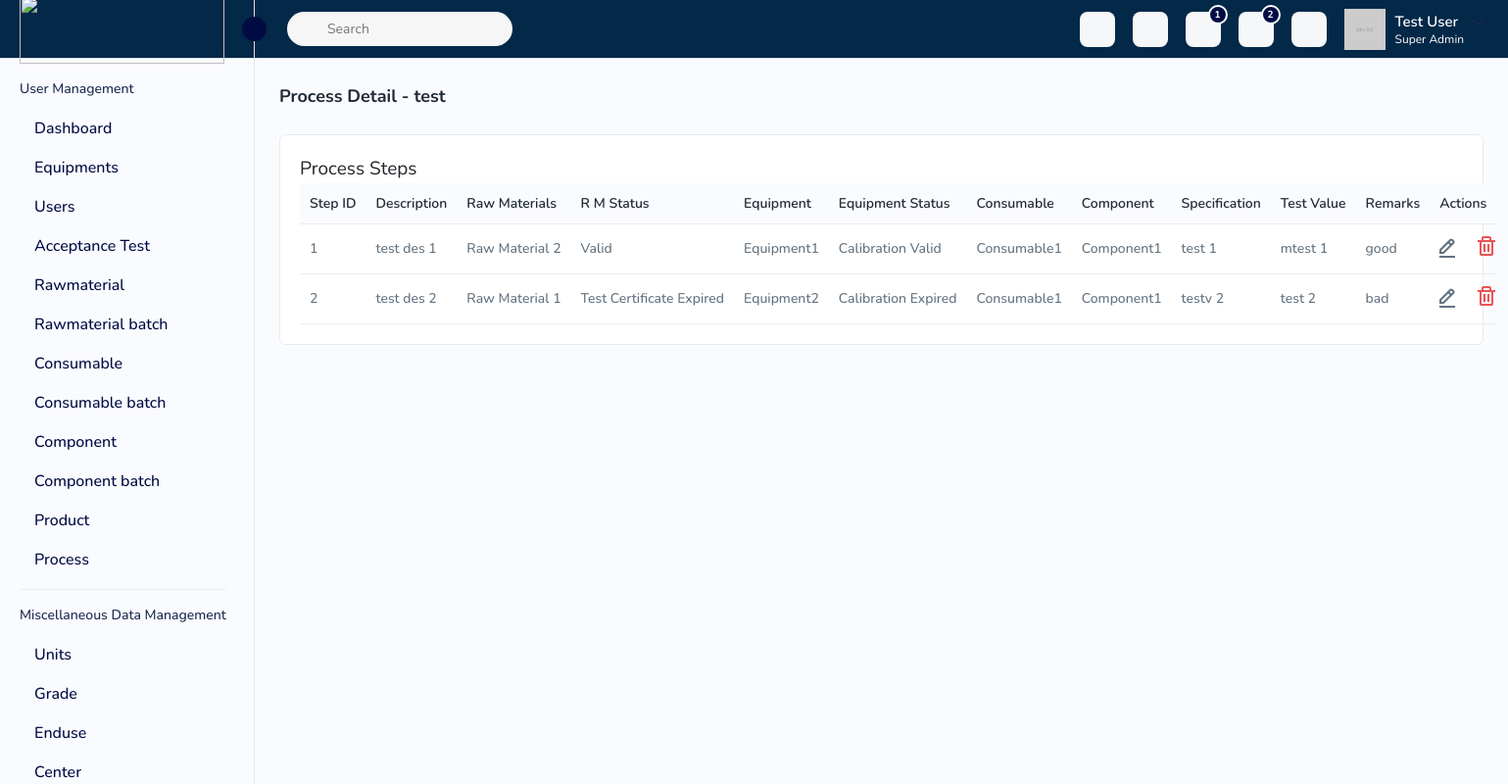
Screenshot of /process/process_list_detail/test/ with the database file from the repository.
### qdpc_core_models/models/process.py (models this page shows, shortened)
class ProcessStep(models.Model):
    process = models.ForeignKey(Process, related_name='process', on_delete=models.CASCADE)
    step_id = models.PositiveIntegerField()  # Manually managed field
    raw_material = models.ManyToManyField(RawMaterial, related_name='process_steps')
    consumable = models.ManyToManyField(Consumable, related_name='process_steps')
    component = models.ManyToManyField(Component, related_name='process_steps')
    equipment = models.ManyToManyField(Equipment, related_name='process_steps')
    process_description = models.TextField(null=True, blank=True)
    process_date = models.DateField()
    rm_status = models.CharField(max_length=50, choices=[
        ('Valid', 'Valid'),
        ('Material Expired', 'Material Expired'),
    ])
    equipment_status = models.CharField(max_length=50, choices=[
        ('Calibration Valid', 'Calibration Valid'),
        ('Calibration Expired', 'Calibration Expired'),
    ])
    process_step_spec = models.TextField()
    measured_value_observation = models.TextField()
    remarks = models.TextField(blank=True)
    def __str__(self):
        return f"Step {self.step_id} of {self.process.process_title}"

### qdpc_core_models/models/raw_material.py (models this page shows, shortened)
class RawMaterial(models.Model):
    SHELF_LIFE_OPTIONS = [
        ('tbd', 'TBD (To Be Decided)'),
        ('not_applicable', 'Not Applicable'),
        ('add_duration', 'Add Duration'),
    ]
    name = models.CharField(max_length=255, unique=True)
    sources = models.ManyToManyField(Sources, related_name='raw_materials')
    is_active = models.BooleanField(default=True)
    precertified = models.BooleanField(default=False, blank=True, null=True)
    suppliers = models.ManyToManyField(Suppliers, related_name='raw_materials')
    grade = models.ManyToManyField(Grade, related_name='raw_materials')
    shelf_life_type = models.CharField(max_length=20, choices=SHELF_LIFE_OPTIONS, null=True, blank=True, default='tbd',)
    shelf_life_value = models.FloatField(null=True, blank=True)
    shelf_life_unit = models.CharField(max_length=10, choices=[('days', 'Days'), ('months', 'Months')],null=True,blank=True)
    user_defined_date = models.DateField(default=now)
    acceptance_test = models.ManyToManyField(AcceptanceTest, blank=True, null=True, related_name='raw_materials')

### qdpc_core_models/models/equipment.py (models this page shows, shortened)
class Equipment(models.Model):
    CALIBRATION_VALIDITY_CHOICES = [
        ('days', 'Days'),
        ('months', 'Months'),
    ]
    id = models.AutoField(primary_key=True)
    name = models.CharField(max_length=255)
    serial_no = models.CharField(max_length=255, unique=True)
    make = models.CharField(max_length=255)
    last_calibration_date = models.DateField()
    calibration_validity_duration_type = models.CharField( max_length=6,choices=CALIBRATION_VALIDITY_CHOICES,)
    calibration_validity_duration_value = models.IntegerField()
    calibration_due_date = models.DateField(editable=False)
    calibration_certificate = models.FileField(upload_to='calibration_certificates/', null=True, blank=True)
    equipment_owner=models.ForeignKey(Division,on_delete=models.CASCADE,null=True, blank=True)

### qdpc_core_models/models/consumable.py (models this page shows, shortened)
class Consumable(models.Model):
    name = models.CharField(max_length=255,unique=True)
    sources = models.ManyToManyField(Sources, related_name='consumables')
    is_active = models.BooleanField(default=True)  # Active Status
    suppliers = models.ManyToManyField(Suppliers, related_name='consumables')
    grade = models.ManyToManyField(Grade, related_name='consumables')
    shelf_life_value = models.FloatField()  # The numeric value for shelf life
    shelf_life_unit = models.CharField(max_length=10, choices=[('days', 'Days'), ('months', 'Months')])
    user_defined_date = models.DateField()
    acceptance_test = models.ManyToManyField(AcceptanceTest, related_name='consumables')

### qdpc_core_models/models/component.py (models this page shows, shortened)
class Component(models.Model):
    name = models.CharField(max_length=255,unique=True)
    sources = models.ManyToManyField(Sources, related_name='components')
    is_active = models.BooleanField(default=True)  # Active Status
    suppliers = models.ManyToManyField(Suppliers, related_name='components')
    grade = models.ManyToManyField(Grade, related_name='components')
    shelf_life_value = models.FloatField()  # The numeric value for shelf life
    shelf_life_unit = models.CharField(max_length=10, choices=[('days', 'Days'), ('months', 'Months')])
    user_defined_date = models.DateField()
    acceptance_test = models.ManyToManyField(AcceptanceTest, related_name='components')

### process/views/process.py (the view)
# urls.py: path('process_list_detail/<str:process_title>/', ProcessView.as_view(), name='process_detail'),
class ProcessView(BaseModelViewSet):
    template_name = 'process_detail.html'
    def get(self, request, process_title):
        process = ProcessStep.objects.filter(process=process_title)  # Using filter to allow multiple results
        print(process)
        return render(request, self.template_name, {'process': process,'process_title': process_title})

### templates/process_detail.html (shortened to what this page needs)
{% extends 'index.html' %}
{% block content %}
{% load static %}
<div class="page-wrapper">
    <div class="content">
        <div class="page-header">
            <div class="page-title">
                <h4>Process Detail - {{ process_title }}</h4>
            </div>
        </div>
        <div class="card">
            <div class="card-body">
                <h5>Process Steps</h5>
                <table class="table datanew">
                    <thead>
                        <tr>
                            <th>Step ID</th>
                            <th>Description</th>
                            <th>Raw Materials</th>
                            <th>R M Status</th>
                            <th>Equipment</th>
                            <th>Equipment Status</th>
                            <th>Consumable</th>
                            <th>Component</th>
                            <th>Specification</th>
                            <th>Test Value</th>
                            <th>Remarks</th>
                            <th>Actions</th>
                        </tr>
                    </thead>
                    <tbody>
                        {% for step in process %}
                        <tr>
                            <td>{{ step.step_id }}</td>
                            <td>{{ step.process_description }}</td>
                            <td>{% for material in step.raw_material.all %} {{ material.name }} {% endfor %}</td>
                            <td>{{ step.rm_status }}</td>
                            <td>{% for equip in step.equipment.all %} {{ equip.name }} {% endfor %}</td>
                            <td>{{ step.equipment_status }}</td>
                            <td>{% for consum in step.consumable.all %} {{ consum.name }} {% endfor %}</td>
                            <td>{% for comp in step.component.all %} {{ comp.name }} {% endfor %}</td>
                            <td>{{ step.process_step_spec }}</td>
                            <td>{{ step.measured_value_observation }}</td>
                            <td>{{ step.remarks }}</td>
                            <td>
                                <a class="me-3 view-user-btn" data-bs-toggle="modal"
                                    data-bs-target="#updateProcessStepModal" data-step-id="{{ step.step_id }}">
                                    <img src="{% static 'assets/img/icons/edit.svg' %}" alt="img">
                                </a>
                                <a id="delete-btn" data-id="{{ step.step_id }}" href="javascript:void(0);">
                                    <img src="{% static 'assets/img/icons/delete.svg' %}" alt="img">
                                </a>
                            </td>
                        </tr>
                        {% endfor %}
                    </tbody>
                </table>
            </div>
        </div>
    </div>
</div>
{% endblock %}

### rows the page displays
ProcessStep: step_id "1", process_description "test des 1", rm_status "Valid", equipment_status "Calibration Valid", process_step_spec "test 1", measured_value_observation "mtest 1", remarks "good"
RawMaterial: name "Raw Material 2"
Equipment: name "Equipment1"
Consumable: name "Consumable1"
Component: name "Component1"
ProcessStep: step_id "2", process_description "test des 2", rm_status "Test Certificate Expired", equipment_status "Calibration Expired", process_step_spec "testv 2", measured_value_observation "test 2", remarks "bad"
RawMaterial: name "Raw Material 1"
Equipment: name "Equipment2"

### other values shown
{{ process_title }} "test"
